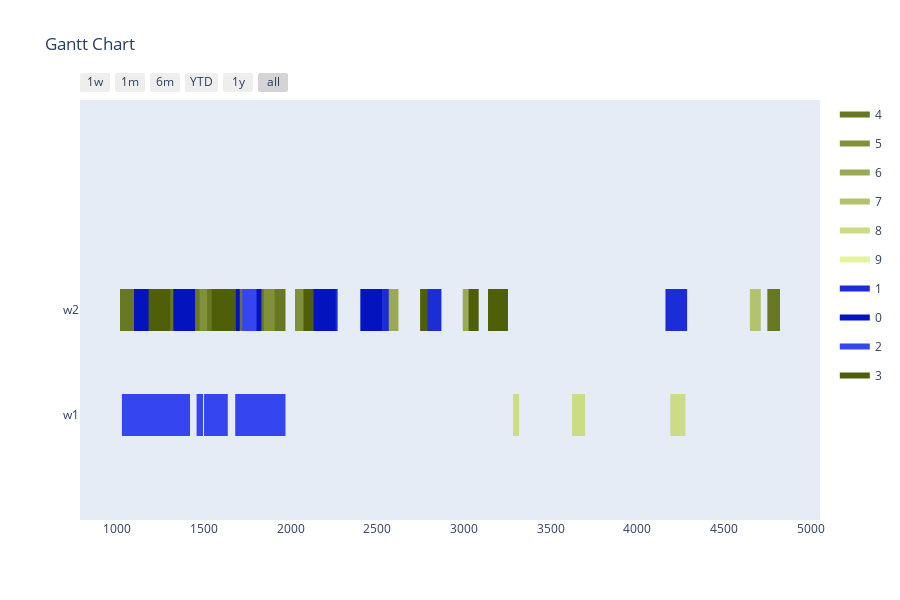

Here is the notebook cell this chart was saved with:
### Markdown cell above
Config 1 - Test with One Point Crossover

### Code cell
optimizer = BaseGA(env)
optimizer.set_minimize()
# optional (in this case, all options given are the default option, if the configuration step is skipped)
optimizer.configure('tardiness', 'onepointcrossover', 'roulettewheel', 'randomize')
# choose an input generator (optional) -> decides how the data gets converted into the optimizer format
# optimizer.set_input_generator('SameLengthAlternativesGenerator')
# all parameters after offspring_amount are optional (in this case -> verbose=True)
result, best_fitness_history, average_fitness_history, best_generation_history, feasible_gen = optimizer.optimize(orders, max_generations, earliest_time_slot, last_time_slot, population_size, offspring_amount, verbose=True)
workstation_assignments = reformat_result(result, orders, env)
visualize(workstation_assignments, best_fitness_history, average_fitness_history, best_generation_history, feasible_gen)

### Figure 1 — Plotly figure (JSON) as saved in the notebook; plotly's stock layout.template omitted (floating-point values rounded to 4 significant figures)
{"data": [{"fill": "toself", "fillcolor": "rgb(103, 119, 34)", "hoverinfo": "name", "legendgroup": "rgb(103, 119, 34)", "mode": "none", "name": "4", "type": "scatter", "x": [714, 787, 787, 714, 714, 4751, 4824, 4824, 4751, 4751, 1353, 1397, 1397, 1353, 1353, 962, 1015, 1015, 962], "y": [0.8, 0.8, 1.2, 1.2, null, 0.8, 0.8, 1.2, 1.2, null, 0.8, 0.8, 1.2, 1.2, null, 0.8, 0.8, 1.2, 1.2]}, {"fill": "toself", "fillcolor": "rgb(128, 144, 59)", "hoverinfo": "name", "legendgroup": "rgb(128, 144, 59)", "mode": "none", "name": "5", "type": "scatter", "x": [2025, 2098, 2098, 2025, 2025, 2502, 2565, 2565, 2502, 2502, 1845, 1908, 1908, 1845, 1845, 1474, 1518, 1518, 1474], "y": [0.8, 0.8, 1.2, 1.2, null, 0.8, 0.8, 1.2, 1.2, null, 0.8, 0.8, 1.2, 1.2, null, 0.8, 0.8, 1.2, 1.2]}, {"fill": "toself", "fillcolor": "rgb(153, 169, 84)", "hoverinfo": "name", "legendgroup": "rgb(153, 169, 84)", "mode": "none", "name": "6", "type": "scatter", "x": [2549, 2622, 2622, 2549, 2549, 884, 928, 928, 884, 884, 1721, 1765, 1765, 1721, 1721, 2993, 3056, 3056, 2993], "y": [0.8, 0.8, 1.2, 1.2, null, 0.8, 0.8, 1.2, 1.2, null, 0.8, 0.8, 1.2, 1.2, null, 0.8, 0.8, 1.2, 1.2]}, {"fill": "toself", "fillcolor": "rgb(178, 194, 109)", "hoverinfo": "name", "legendgroup": "rgb(178, 194, 109)", "mode": "none", "name": "7", "type": "scatter", "x": [609, 653, 653, 609, 609, 1103, 1176, 1176, 1103, 1103, 715, 759, 759, 715, 715, 4650, 4713, 4713, 4650], "y": [0.8, 0.8, 1.2, 1.2, null, 0.8, 0.8, 1.2, 1.2, null, 0.8, 0.8, 1.2, 1.2, null, 0.8, 0.8, 1.2, 1.2]}, {"fill": "toself", "fillcolor": "rgb(203, 219, 134)", "hoverinfo": "name", "legendgroup": "rgb(203, 219, 134)", "mode": "none", "name": "8", "type": "scatter", "x": [559, 654, 654, 559, 559, 843, 926, 926, 843, 843, 1142, 1237, 1237, 1142, 1142, 3624, 3699, 3699, 3624, 3624, 4191, 4278, 4278, 4191, 4191, 3283, 3318, 3318, 3283], "y": [0.8, 0.8, 1.2, 1.2, null, 0.8, 0.8, 1.2, 1.2, null, 0.8, 0.8, 1.2, 1.2, null, -0.2, -0.2, 0.2, 0.2, null, -0.2, -0.2, 0.2, 0.2, null, -0.2, -0.2, 0.2, 0.2]}, {"fill": "toself", "fillcolor": "rgb(228, 244, 159)", "hoverinfo": "name", "legendgroup": "rgb(228, 244, 159)", "mode": "none", "name": "9", "type": "scatter", "x": [791, 835, 835, 791, 791, 578, 631, 631, 578, 578, 2143, 2206, 2206, 2143, 2143, 244, 297, 297, 244], "y": [0.8, 0.8, 1.2, 1.2, null, 0.8, 0.8, 1.2, 1.2, null, 0.8, 0.8, 1.2, 1.2, null, 0.8, 0.8, 1.2, 1.2]}, {"fill": "toself", "fillcolor": "rgb(28, 44, 215)", "hoverinfo": "name", "legendgroup": "rgb(28, 44, 215)", "mode": "none", "name": "1", "type": "scatter", "x": [2755, 2870, 2870, 2755, 2755, 394, 452, 452, 394, 394, 2146, 2271, 2271, 2146, 2146, 2426, 2566, 2566, 2426, 2426, 591, 726, 726, 591, 591, 248, 388, 388, 248, 248, 4163, 4288, 4288, 4163], "y": [0.8, 0.8, 1.2, 1.2, null, 0.8, 0.8, 1.2, 1.2, null, 0.8, 0.8, 1.2, 1.2, null, 0.8, 0.8, 1.2, 1.2, null, 0.8, 0.8, 1.2, 1.2, null, 0.8, 0.8, 1.2, 1.2, null, 0.8, 0.8, 1.2, 1.2]}, {"fill": "toself", "fillcolor": "rgb(3, 19, 190)", "hoverinfo": "name", "legendgroup": "rgb(3, 19, 190)", "mode": "none", "name": "0", "type": "scatter", "x": [2402, 2527, 2527, 2402, 2402, 2119, 2259, 2259, 2119, 2119, 495, 635, 635, 495, 495, 1571, 1706, 1706, 1571, 1571, 1096, 1236, 1236, 1096, 1096, 1323, 1448, 1448, 1323, 1323, 1788, 1831, 1831, 1788], "y": [0.8, 0.8, 1.2, 1.2, null, 0.8, 0.8, 1.2, 1.2, null, 0.8, 0.8, 1.2, 1.2, null, 0.8, 0.8, 1.2, 1.2, null, 0.8, 0.8, 1.2, 1.2, null, 0.8, 0.8, 1.2, 1.2, null, 0.8, 0.8, 1.2, 1.2]}, {"fill": "toself", "fillcolor": "rgb(53, 69, 240)", "hoverinfo": "name", "legendgroup": "rgb(53, 69, 240)", "mode": "none", "name": "2", "type": "scatter", "x": [1720, 1803, 1803, 1720, 1720, 1419, 1494, 1494, 1419, 1419, 1637, 1680, 1680, 1637, 1637, 1457, 1500, 1500, 1457, 1457, 983, 1026, 1026, 983, 983, 387, 422, 422, 387], "y": [0.8, 0.8, 1.2, 1.2, null, -0.2, -0.2, 0.2, 0.2, null, -0.2, -0.2, 0.2, 0.2, null, -0.2, -0.2, 0.2, 0.2, null, -0.2, -0.2, 0.2, 0.2, null, -0.2, -0.2, 0.2, 0.2]}, {"fill": "toself", "fillcolor": "rgb(78, 94, 9)", "hoverinfo": "name", "legendgroup": "rgb(78, 94, 9)", "mode": "none", "name": "3", "type": "scatter", "x": [1544, 1684, 1684, 1544, 1544, 3027, 3085, 3085, 3027, 3027, 2074, 2132, 2132, 2074, 2074, 2747, 2790, 2790, 2747, 2747, 1180, 1305, 1305, 1180, 1180, 473, 598, 598, 473, 473, 3139, 3254, 3254, 3139], "y": [0.8, 0.8, 1.2, 1.2, null, 0.8, 0.8, 1.2, 1.2, null, 0.8, 0.8, 1.2, 1.2, null, 0.8, 0.8, 1.2, 1.2, null, 0.8, 0.8, 1.2, 1.2, null, 0.8, 0.8, 1.2, 1.2, null, 0.8, 0.8, 1.2, 1.2]}, {"legendgroup": "rgb(103, 119, 34)", "marker": {"color": "rgb(103, 119, 34)", "opacity": 0, "size": 1}, "mode": "markers", "name": "", "showlegend": false, "text": [null, null, null, null, null, null, null, null], "type": "scatter", "x": [714, 787, 4751, 4824, 1353, 1397, 962, 1015], "y": [1, 1, 1, 1, 1, 1, 1, 1]}, {"legendgroup": "rgb(128, 144, 59)", "marker": {"color": "rgb(128, 144, 59)", "opacity": 0, "size": 1}, "mode": "markers", "name": "", "showlegend": false, "text": [null, null, null, null, null, null, null, null], "type": "scatter", "x": [2025, 2098, 2502, 2565, 1845, 1908, 1474, 1518], "y": [1, 1, 1, 1, 1, 1, 1, 1]}, {"legendgroup": "rgb(153, 169, 84)", "marker": {"color": "rgb(153, 169, 84)", "opacity": 0, "size": 1}, "mode": "markers", "name": "", "showlegend": false, "text": [null, null, null, null, null, null, null, null], "type": "scatter", "x": [2549, 2622, 884, 928, 1721, 1765, 2993, 3056], "y": [1, 1, 1, 1, 1, 1, 1, 1]}, {"legendgroup": "rgb(178, 194, 109)", "marker": {"color": "rgb(178, 194, 109)", "opacity": 0, "size": 1}, "mode": "markers", "name": "", "showlegend": false, "text": [null, null, null, null, null, null, null, null], "type": "scatter", "x": [609, 653, 1103, 1176, 715, 759, 4650, 4713], "y": [1, 1, 1, 1, 1, 1, 1, 1]}, {"legendgroup": "rgb(203, 219, 134)", "marker": {"color": "rgb(203, 219, 134)", "opacity": 0, "size": 1}, "mode": "markers", "name": "", "showlegend": false, "text": [null, null, null, null, null, null, null, null, null, null, null, null], "type": "scatter", "x": [559, 654, 843, 926, 1142, 1237, 3624, 3699, 4191, 4278, 3283, 3318], "y": [1, 1, 1, 1, 1, 1, 0, 0, 0, 0, 0, 0]}, {"legendgroup": "rgb(228, 244, 159)", "marker": {"color": "rgb(228, 244, 159)", "opacity": 0, "size": 1}, "mode": "markers", "name": "", "showlegend": false, "text": [null, null, null, null, null, null, null, null], "type": "scatter", "x": [791, 835, 578, 631, 2143, 2206, 244, 297], "y": [1, 1, 1, 1, 1, 1, 1, 1]}, {"legendgroup": "rgb(28, 44, 215)", "marker": {"color": "rgb(28, 44, 215)", "opacity": 0, "size": 1}, "mode": "markers", "name": "", "showlegend": false, "text": [null, null, null, null, null, null, null, null, null, null, null, null, null, null], "type": "scatter", "x": [2755, 2870, 394, 452, 2146, 2271, 2426, 2566, 591, 726, 248, 388, 4163, 4288], "y": [1, 1, 1, 1, 1, 1, 1, 1, 1, 1, 1, 1, 1, 1]}, {"legendgroup": "rgb(3, 19, 190)", "marker": {"color": "rgb(3, 19, 190)", "opacity": 0, "size": 1}, "mode": "markers", "name": "", "showlegend": false, "text": [null, null, null, null, null, null, null, null, null, null, null, null, null, null], "type": "scatter", "x": [2402, 2527, 2119, 2259, 495, 635, 1571, 1706, 1096, 1236, 1323, 1448, 1788, 1831], "y": [1, 1, 1, 1, 1, 1, 1, 1, 1, 1, 1, 1, 1, 1]}, {"legendgroup": "rgb(53, 69, 240)", "marker": {"color": "rgb(53, 69, 240)", "opacity": 0, "size": 1}, "mode": "markers", "name": "", "showlegend": false, "text": [null, null, null, null, null, null, null, null, null, null, null, null], "type": "scatter", "x": [1720, 1803, 1419, 1494, 1637, 1680, 1457, 1500, 983, 1026, 387, 422], "y": [1, 1, 0, 0, 0, 0, 0, 0, 0, 0, 0, 0]}, {"legendgroup": "rgb(78, 94, 9)", "marker": {"color": "rgb(78, 94, 9)", "opacity": 0, "size": 1}, "mode": "markers", "name": "", "showlegend": false, "text": [null, null, null, null, null, null, null, null, null, null, null, null, null, null], "type": "scatter", "x": [1544, 1684, 3027, 3085, 2074, 2132, 2747, 2790, 1180, 1305, 473, 598, 3139, 3254], "y": [1, 1, 1, 1, 1, 1, 1, 1, 1, 1, 1, 1, 1, 1]}], "layout": {"height": 600, "hovermode": "closest", "showlegend": true, "title": {"text": "Gantt Chart"}, "xaxis": {"rangeselector": {"buttons": [{"count": 7, "label": "1w", "step": "day", "stepmode": "backward"}, {"count": 1, "label": "1m", "step": "month", "stepmode": "backward"}, {"count": 6, "label": "6m", "step": "month", "stepmode": "backward"}, {"count": 1, "label": "YTD", "step": "year", "stepmode": "todate"}, {"count": 1, "label": "1y", "step": "year", "stepmode": "backward"}, {"step": "all"}]}, "showgrid": false, "type": "date", "zeroline": false}, "yaxis": {"autorange": false, "range": [-1, 3], "showgrid": false, "ticktext": ["w1", "w2"], "tickvals": [0, 1], "zeroline": false}}}
